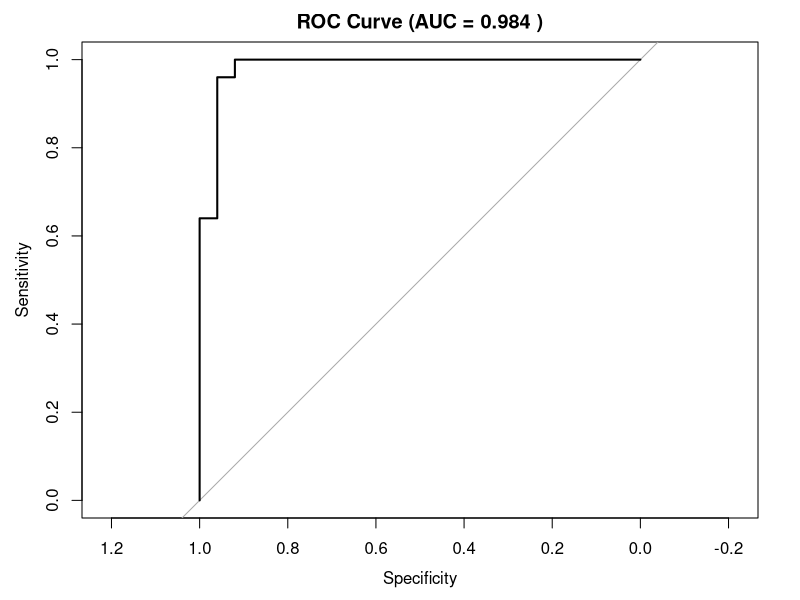

Here is the R script that generated this plot:

# Logistic Regression Analysis for Quality of Life Data (2024)

# Load required libraries
library(tidyverse)
library(caret)
library(pROC)
library(boot)

# Load the dataset
df <- read.csv("qol_states_2024.csv")

# Create binary target variable
median_score <- median(df$QualityOfLifeTotalScore)
df$above_median_qol <- ifelse(df$QualityOfLifeTotalScore > median_score, 1, 0)

# Select predictors
predictors <- c("QualityOfLifeAffordability", "QualityOfLifeEconomy",
                "QualityOfLifeEducationAndHealth", "QualityOfLifeSafety")

# Fit logistic regression
formula <- as.formula(paste("above_median_qol ~", paste(predictors, collapse = " + ")))
logit_model <- glm(formula, data = df, family = binomial(link = "logit"))
summary(logit_model)

# Confidence intervals (multiplicative effects)
exp(cbind(OR = coef(logit_model), confint(logit_model)))

# Predicted probabilities
df$pred_prob <- predict(logit_model, type = "response")

# ROC Curve and AUC
roc_obj <- roc(df$above_median_qol, df$pred_prob)
auc_val <- auc(roc_obj)
plot(roc_obj, main = paste("ROC Curve (AUC =", round(auc_val, 3), ")"))

# Best cutoff using Youden's Index
roc_df <- coords(roc_obj, "best", ret = c("threshold", "sensitivity", "specificity"), best.method = "youden")
best_threshold <- roc_df["threshold"]

# Confusion matrices at different thresholds
thresholds <- c(0.3, 0.5, 0.7)
for (pi0 in thresholds) {
  pred_class <- ifelse(df$pred_prob >= pi0, 1, 0)
  cat("\nThreshold =", pi0, "\n")
  print(table(Predicted = pred_class, Actual = df$above_median_qol))
}

# LOOCV
loo_cv <- cv.glm(df, logit_model)
cat("\nLOOCV Error Rate:", loo_cv$delta[1], "\n")

# K-Fold CV (k=5)
set.seed(123)
train_control <- trainControl(method = "cv", number = 5)
cv_model <- train(formula, data = df, method = "glm", family = "binomial", trControl = train_control)
cat("5-Fold CV Accuracy:", max(cv_model$results$Accuracy), "\n")

# Probit model
probit_model <- glm(formula, data = df, family = binomial(link = "probit"))
AIC(logit_model); AIC(probit_model)

# Identity link (may fail)
identity_model <- tryCatch({
  glm(formula, data = df, family = binomial(link = "identity"))
}, error = function(e) NA)
if (!is.na(identity_model)) AIC(identity_model)

